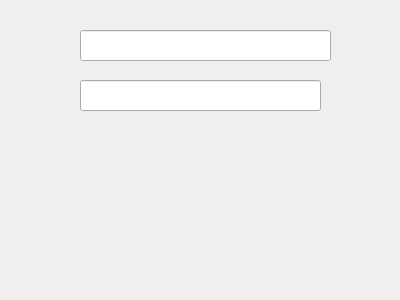
<?xml version="1.0" encoding="UTF-8"?>
<ui version="4.0">
 <class>CDirOption</class>
 <widget class="QWidget" name="CDirOption">
  <property name="geometry">
   <rect>
    <x>0</x>
    <y>0</y>
    <width>400</width>
    <height>300</height>
   </rect>
  </property>
  <property name="windowTitle">
   <string>Form</string>
  </property>
  <widget class="QLineEdit" name="lineEdit">
   <property name="geometry">
    <rect>
     <x>80</x>
     <y>30</y>
     <width>251</width>
     <height>31</height>
    </rect>
   </property>
  </widget>
  <widget class="QLineEdit" name="lineEdit_2">
   <property name="geometry">
    <rect>
     <x>80</x>
     <y>80</y>
     <width>241</width>
     <height>31</height>
    </rect>
   </property>
  </widget>
 </widget>
 <resources/>
 <connections/>
</ui>
